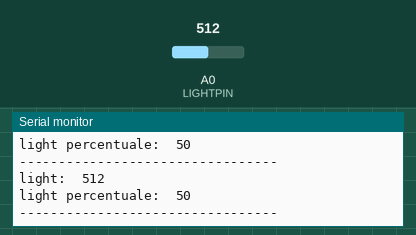
A sketch run on a simulated Arduino Uno, built with avr-gcc and run on an emulated ATmega328P. Shown: the last lines printed to the serial monitor. Inputs (shaded band) come from the test bench; at power-on: A0 (LIGHTPIN) = 512.

Above: at 1.3 s.
1.4 s: A0 (LIGHTPIN) set to 716
At 1.85 s:
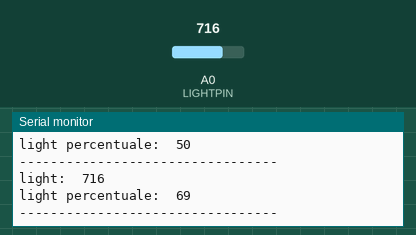
2.9 s: A0 (LIGHTPIN) set to 900
At 3.37 s:
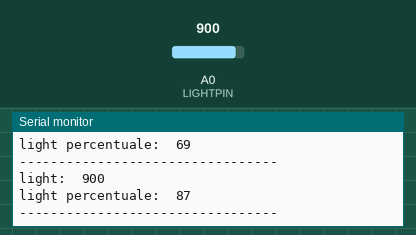
Timing chart, 0 to 5.9 s (numbered marks = the images above; inputs shaded):
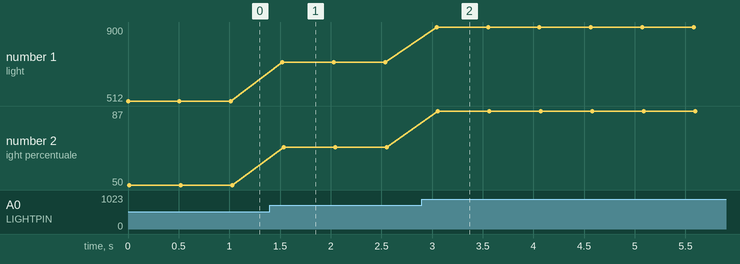

The sketch:

Light.ino
```cpp
#define LIGHTPIN 0
#define MAXADC 1024
void setup() {
  // put your setup code here, to run once:
  Serial.begin(9600);
}

void loop() {
  // put your main code here, to run repeatedly:

      int light  = analogRead(LIGHTPIN);
      Serial.print("light:  "); Serial.println(light);
      int light_percentuale = (int)abs(light)*(100./MAXADC);
      Serial.print("light percentuale:  "); Serial.println(light_percentuale);
      Serial.println("---------------------------------");
      delay(500);
}
```

Measured:
- after the input at 1.4 s, the serial monitor: prints a new line after 0.12 s (image 1)
- after the input at 2.9 s, the serial monitor: prints a new line after 0.14 s (image 2)
- plotted number 1: 512 → 716 after the input at 1.4 s, 716 → 900 after the input at 2.9 s
- plotted number 2: 50 → 69 after the input at 1.4 s, 69 → 87 after the input at 2.9 s
